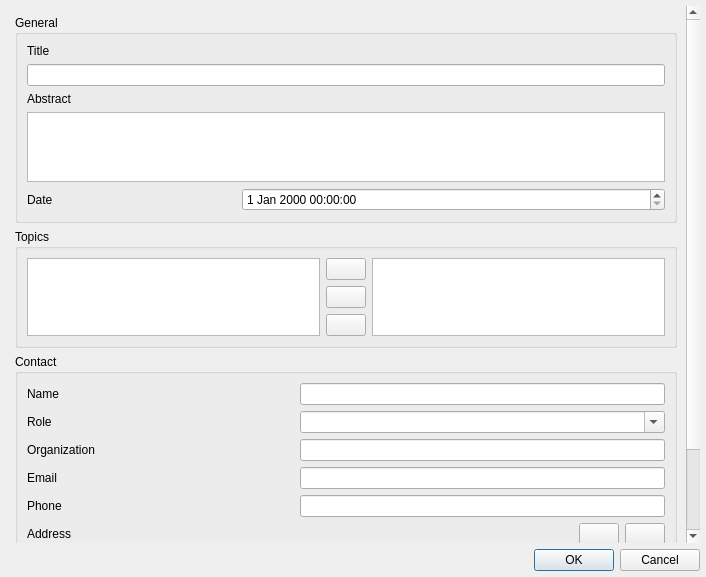
<?xml version="1.0" encoding="UTF-8"?>
<ui version="4.0">
 <class>Dialog</class>
 <widget class="QDialog" name="Dialog">
  <property name="geometry">
   <rect>
    <x>0</x>
    <y>0</y>
    <width>706</width>
    <height>577</height>
   </rect>
  </property>
  <property name="windowTitle">
   <string>Dataset Metadata</string>
  </property>
  <layout class="QVBoxLayout" name="verticalLayout">
   <property name="leftMargin">
    <number>6</number>
   </property>
   <property name="topMargin">
    <number>6</number>
   </property>
   <property name="rightMargin">
    <number>6</number>
   </property>
   <property name="bottomMargin">
    <number>6</number>
   </property>
   <item>
    <widget class="QScrollArea" name="scrollArea">
     <property name="frameShape">
      <enum>QFrame::NoFrame</enum>
     </property>
     <property name="widgetResizable">
      <bool>true</bool>
     </property>
     <widget class="QWidget" name="scrollAreaWidgetContents">
      <property name="geometry">
       <rect>
        <x>0</x>
        <y>0</y>
        <width>680</width>
        <height>654</height>
       </rect>
      </property>
      <layout class="QVBoxLayout" name="verticalLayout_2">
       <item>
        <widget class="QgsCollapsibleGroupBox" name="groupBox">
         <property name="title">
          <string>General</string>
         </property>
         <layout class="QGridLayout" name="gridLayout">
          <item row="5" column="1" colspan="2">
           <widget class="QDateTimeEdit" name="dt_date"/>
          </item>
          <item row="4" column="0" colspan="3">
           <widget class="QTextEdit" name="te_abstract"/>
          </item>
          <item row="3" column="0" colspan="2">
           <widget class="QLabel" name="label_2">
            <property name="text">
             <string>Abstract</string>
            </property>
           </widget>
          </item>
          <item row="2" column="0" colspan="3">
           <widget class="QLineEdit" name="le_title"/>
          </item>
          <item row="5" column="0">
           <widget class="QLabel" name="label_3">
            <property name="text">
             <string>Date</string>
            </property>
           </widget>
          </item>
          <item row="1" column="0">
           <widget class="QLabel" name="label">
            <property name="text">
             <string>Title</string>
            </property>
           </widget>
          </item>
         </layout>
        </widget>
       </item>
       <item>
        <widget class="QgsCollapsibleGroupBox" name="groupBox_2">
         <property name="title">
          <string>Topics</string>
         </property>
         <layout class="QGridLayout" name="gridLayout_2">
          <item row="0" column="0" rowspan="3">
           <widget class="QListView" name="lst_default_categories"/>
          </item>
          <item row="0" column="1">
           <widget class="QPushButton" name="btn_add_default_category">
            <property name="sizePolicy">
             <sizepolicy hsizetype="Maximum" vsizetype="Fixed">
              <horstretch>0</horstretch>
              <verstretch>0</verstretch>
             </sizepolicy>
            </property>
            <property name="toolTip">
             <string>Add selected ISO categories to metadata</string>
            </property>
            <property name="text">
             <string/>
            </property>
           </widget>
          </item>
          <item row="0" column="2" rowspan="3">
           <widget class="QListView" name="lst_categories"/>
          </item>
          <item row="1" column="1">
           <widget class="QPushButton" name="btn_new_category">
            <property name="toolTip">
             <string>Add a new custom category to the metadata</string>
            </property>
            <property name="text">
             <string/>
            </property>
           </widget>
          </item>
          <item row="2" column="1">
           <widget class="QPushButton" name="btn_remove_category">
            <property name="sizePolicy">
             <sizepolicy hsizetype="Maximum" vsizetype="Fixed">
              <horstretch>0</horstretch>
              <verstretch>0</verstretch>
             </sizepolicy>
            </property>
            <property name="toolTip">
             <string>Remove selected categories from metadata</string>
            </property>
            <property name="text">
             <string/>
            </property>
           </widget>
          </item>
         </layout>
        </widget>
       </item>
       <item>
        <widget class="QgsCollapsibleGroupBox" name="groupBox_3">
         <property name="title">
          <string>Contact</string>
         </property>
         <layout class="QGridLayout" name="gridLayout_3" rowstretch="0,0,0,0,0,0,0,0,0,0,0">
          <item row="9" column="0">
           <widget class="QLabel" name="label_10">
            <property name="sizePolicy">
             <sizepolicy hsizetype="Expanding" vsizetype="Preferred">
              <horstretch>0</horstretch>
              <verstretch>0</verstretch>
             </sizepolicy>
            </property>
            <property name="text">
             <string>Address</string>
            </property>
           </widget>
          </item>
          <item row="9" column="1">
           <spacer name="horizontalSpacer">
            <property name="orientation">
             <enum>Qt::Horizontal</enum>
            </property>
            <property name="sizeHint" stdset="0">
             <size>
              <width>40</width>
              <height>20</height>
             </size>
            </property>
           </spacer>
          </item>
          <item row="0" column="0">
           <widget class="QLabel" name="label_5">
            <property name="text">
             <string>Name</string>
            </property>
           </widget>
          </item>
          <item row="2" column="0">
           <widget class="QLabel" name="label_6">
            <property name="text">
             <string>Role</string>
            </property>
           </widget>
          </item>
          <item row="0" column="1" colspan="3">
           <widget class="QLineEdit" name="le_contact_name">
            <property name="sizePolicy">
             <sizepolicy hsizetype="Preferred" vsizetype="Fixed">
              <horstretch>0</horstretch>
              <verstretch>0</verstretch>
             </sizepolicy>
            </property>
           </widget>
          </item>
          <item row="7" column="0">
           <widget class="QLabel" name="label_9">
            <property name="text">
             <string>Phone</string>
            </property>
           </widget>
          </item>
          <item row="7" column="1" colspan="3">
           <widget class="QLineEdit" name="le_contact_phone"/>
          </item>
          <item row="10" column="0" colspan="4">
           <widget class="QTableWidget" name="tbl_addresses">
            <property name="selectionMode">
             <enum>QAbstractItemView::SingleSelection</enum>
            </property>
            <property name="selectionBehavior">
             <enum>QAbstractItemView::SelectRows</enum>
            </property>
            <attribute name="horizontalHeaderStretchLastSection">
             <bool>true</bool>
            </attribute>
            <column>
             <property name="text">
              <string>Type</string>
             </property>
             <property name="toolTip">
              <string>Type of address, e.g 'postal'</string>
             </property>
            </column>
            <column>
             <property name="text">
              <string>Address</string>
             </property>
             <property name="toolTip">
              <string>Free-form physical address component</string>
             </property>
            </column>
            <column>
             <property name="text">
              <string>Postal Code</string>
             </property>
             <property name="toolTip">
              <string>Postal (or ZIP) code</string>
             </property>
            </column>
            <column>
             <property name="text">
              <string>City</string>
             </property>
             <property name="toolTip">
              <string>City or locality name</string>
             </property>
            </column>
            <column>
             <property name="text">
              <string>Administrative Area</string>
             </property>
             <property name="toolTip">
              <string>Administrative area (state, province/territory, etc.)</string>
             </property>
            </column>
            <column>
             <property name="text">
              <string>Country</string>
             </property>
             <property name="toolTip">
              <string>Free-form country</string>
             </property>
            </column>
           </widget>
          </item>
          <item row="9" column="3">
           <layout class="QHBoxLayout" name="horizontalLayout">
            <item>
             <widget class="QPushButton" name="btn_add_address">
              <property name="text">
               <string/>
              </property>
             </widget>
            </item>
            <item>
             <widget class="QPushButton" name="btn_remove_address">
              <property name="text">
               <string/>
              </property>
             </widget>
            </item>
           </layout>
          </item>
          <item row="2" column="1" colspan="3">
           <widget class="QComboBox" name="cmb_contact_role">
            <property name="editable">
             <bool>true</bool>
            </property>
           </widget>
          </item>
          <item row="3" column="0">
           <widget class="QLabel" name="label_7">
            <property name="text">
             <string>Organization</string>
            </property>
           </widget>
          </item>
          <item row="3" column="1" colspan="3">
           <widget class="QLineEdit" name="le_contact_organisation"/>
          </item>
          <item row="4" column="0">
           <widget class="QLabel" name="label_8">
            <property name="text">
             <string>Email</string>
            </property>
           </widget>
          </item>
          <item row="4" column="1" colspan="3">
           <widget class="QLineEdit" name="le_contact_email">
            <property name="sizePolicy">
             <sizepolicy hsizetype="Expanding" vsizetype="Fixed">
              <horstretch>0</horstretch>
              <verstretch>0</verstretch>
             </sizepolicy>
            </property>
           </widget>
          </item>
         </layout>
        </widget>
       </item>
      </layout>
     </widget>
    </widget>
   </item>
   <item>
    <widget class="QDialogButtonBox" name="buttonBox">
     <property name="orientation">
      <enum>Qt::Horizontal</enum>
     </property>
     <property name="standardButtons">
      <set>QDialogButtonBox::Cancel|QDialogButtonBox::Ok</set>
     </property>
    </widget>
   </item>
  </layout>
 </widget>
 <customwidgets>
  <customwidget>
   <class>QgsCollapsibleGroupBox</class>
   <extends>QGroupBox</extends>
   <header>qgscollapsiblegroupbox.h</header>
   <container>1</container>
  </customwidget>
 </customwidgets>
 <tabstops>
  <tabstop>scrollArea</tabstop>
  <tabstop>le_title</tabstop>
  <tabstop>te_abstract</tabstop>
  <tabstop>dt_date</tabstop>
  <tabstop>lst_default_categories</tabstop>
  <tabstop>btn_add_default_category</tabstop>
  <tabstop>btn_new_category</tabstop>
  <tabstop>btn_remove_category</tabstop>
  <tabstop>lst_categories</tabstop>
  <tabstop>le_contact_name</tabstop>
  <tabstop>cmb_contact_role</tabstop>
  <tabstop>le_contact_organisation</tabstop>
  <tabstop>le_contact_email</tabstop>
  <tabstop>le_contact_phone</tabstop>
  <tabstop>btn_add_address</tabstop>
  <tabstop>btn_remove_address</tabstop>
  <tabstop>tbl_addresses</tabstop>
 </tabstops>
 <resources/>
 <connections>
  <connection>
   <sender>buttonBox</sender>
   <signal>accepted()</signal>
   <receiver>Dialog</receiver>
   <slot>accept()</slot>
   <hints>
    <hint type="sourcelabel">
     <x>248</x>
     <y>254</y>
    </hint>
    <hint type="destinationlabel">
     <x>157</x>
     <y>274</y>
    </hint>
   </hints>
  </connection>
  <connection>
   <sender>buttonBox</sender>
   <signal>rejected()</signal>
   <receiver>Dialog</receiver>
   <slot>reject()</slot>
   <hints>
    <hint type="sourcelabel">
     <x>316</x>
     <y>260</y>
    </hint>
    <hint type="destinationlabel">
     <x>286</x>
     <y>274</y>
    </hint>
   </hints>
  </connection>
 </connections>
</ui>
